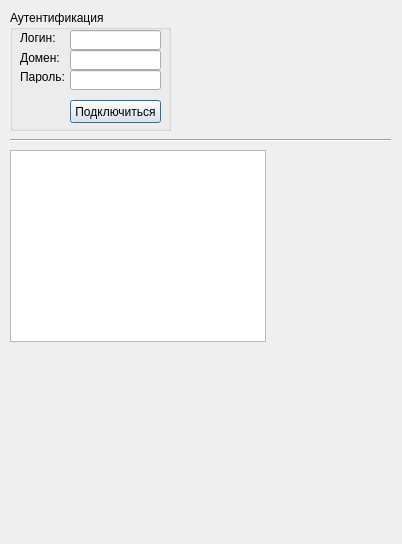
<?xml version="1.0" encoding="UTF-8"?>
<ui version="4.0">
 <class>Dialog</class>
 <widget class="QDialog" name="Dialog">
  <property name="geometry">
   <rect>
    <x>0</x>
    <y>0</y>
    <width>402</width>
    <height>544</height>
   </rect>
  </property>
  <property name="windowTitle">
   <string>Dialog</string>
  </property>
  <widget class="QGroupBox" name="groupBox">
   <property name="geometry">
    <rect>
     <x>10</x>
     <y>10</y>
     <width>161</width>
     <height>121</height>
    </rect>
   </property>
   <property name="title">
    <string>Аутентификация</string>
   </property>
   <widget class="QLineEdit" name="loginSSH">
    <property name="geometry">
     <rect>
      <x>60</x>
      <y>20</y>
      <width>91</width>
      <height>20</height>
     </rect>
    </property>
   </widget>
   <widget class="QLabel" name="label">
    <property name="geometry">
     <rect>
      <x>10</x>
      <y>20</y>
      <width>41</width>
      <height>16</height>
     </rect>
    </property>
    <property name="text">
     <string>Логин:</string>
    </property>
   </widget>
   <widget class="QLabel" name="label_2">
    <property name="geometry">
     <rect>
      <x>10</x>
      <y>40</y>
      <width>41</width>
      <height>16</height>
     </rect>
    </property>
    <property name="text">
     <string>Домен:</string>
    </property>
   </widget>
   <widget class="QLineEdit" name="domainSSH">
    <property name="geometry">
     <rect>
      <x>60</x>
      <y>40</y>
      <width>91</width>
      <height>20</height>
     </rect>
    </property>
   </widget>
   <widget class="QLabel" name="label_3">
    <property name="geometry">
     <rect>
      <x>10</x>
      <y>60</y>
      <width>47</width>
      <height>13</height>
     </rect>
    </property>
    <property name="text">
     <string>Пароль:</string>
    </property>
   </widget>
   <widget class="QLineEdit" name="passwordSSH">
    <property name="geometry">
     <rect>
      <x>60</x>
      <y>60</y>
      <width>91</width>
      <height>20</height>
     </rect>
    </property>
    <property name="echoMode">
     <enum>QLineEdit::Password</enum>
    </property>
   </widget>
   <widget class="QPushButton" name="connectButton">
    <property name="geometry">
     <rect>
      <x>60</x>
      <y>90</y>
      <width>91</width>
      <height>23</height>
     </rect>
    </property>
    <property name="text">
     <string>Подключиться</string>
    </property>
   </widget>
  </widget>
  <widget class="Line" name="line">
   <property name="geometry">
    <rect>
     <x>10</x>
     <y>130</y>
     <width>381</width>
     <height>20</height>
    </rect>
   </property>
   <property name="orientation">
    <enum>Qt::Horizontal</enum>
   </property>
  </widget>
  <widget class="QTextBrowser" name="outputWindow">
   <property name="geometry">
    <rect>
     <x>10</x>
     <y>150</y>
     <width>256</width>
     <height>192</height>
    </rect>
   </property>
  </widget>
 </widget>
 <resources/>
 <connections/>
</ui>
